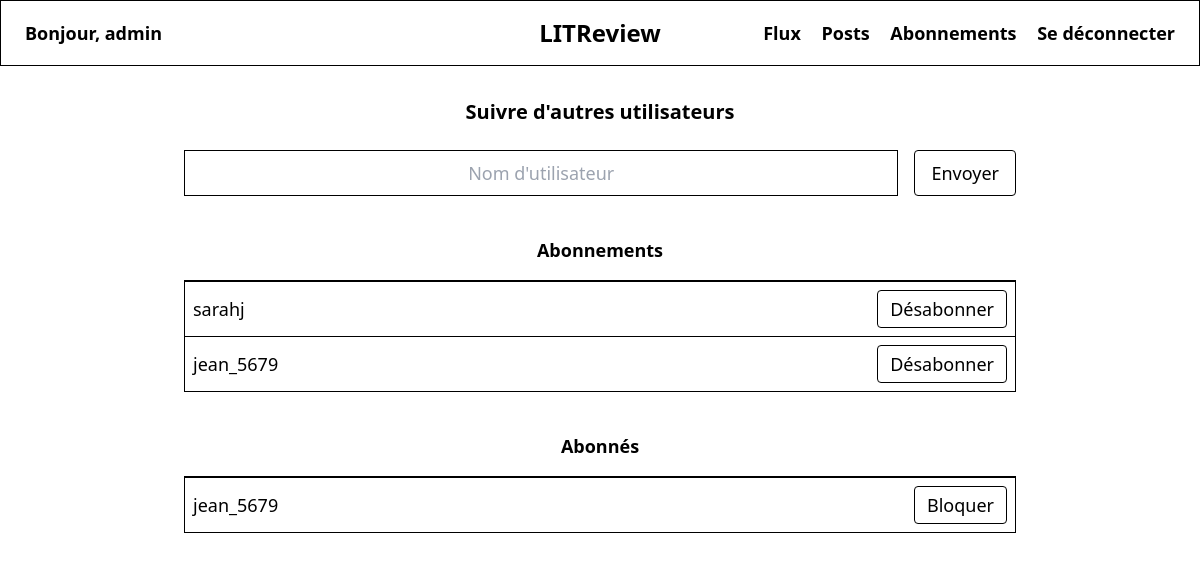
The page /follows/ (signed in) on the database its author committed.
### reviews/models.py (models this page shows, shortened)
class UserFollows(models.Model):
    user = models.ForeignKey(
        to=settings.AUTH_USER_MODEL,
        on_delete=models.CASCADE,
        related_name='following')
    followed_user = models.ForeignKey(
        to=settings.AUTH_USER_MODEL,
        on_delete=models.CASCADE,
        related_name='followed_by')
    is_blocked = models.BooleanField(default=False)
    class Meta:
        unique_together = ('user', 'followed_user',)

### reviews/views.py (the view, shortened to what this page needs)
# urls.py: path('follows/', views.follows_view, name='follows'),
@login_required
def follows_view(request):
    form = FollowUserForm(current_user=request.user)
    follows = request.user.following.filter(is_blocked=False)
    followers = UserFollows.objects.filter(
        followed_user=request.user,
        is_blocked=False
    )
    blocked_users = UserFollows.objects.filter(
        followed_user=request.user,
        is_blocked=True
    )
    return render(request, 'reviews/follows.html', {
        'form': form,
        'follows': follows,
        'followers': followers,
        'blocked_users': blocked_users
    })

### reviews/forms.py (shortened to what this page needs)
class FollowUserForm(forms.Form):
    username = forms.CharField(
        label="Nom d'utilisateur à suivre",
        max_length=150,
        widget=forms.TextInput(attrs={
            'placeholder': "Nom d'utilisateur",
            'class': 'w-full border border-black px-3 py-2 text-center'
        })
    )
    def __init__(self, *args, **kwargs):
        self.current_user = kwargs.pop('current_user', None)
        super().__init__(*args, **kwargs)

### reviews/templates/reviews/follows.html (shortened to what this page needs)
{% extends 'reviews/base.html' %}
{% block page_header_title %}Suivre d'autres utilisateurs{% endblock %}
{% block content %}
<section class="mb-10">
  <form method="post" class="flex justify-center items-center gap-4">
    {{ form.username }}
    <button type="submit" class="border border-black rounded hover:bg-gray-100 px-4 py-2" aria-label="Rechercher et suivre cet utilisateur">Envoyer</button>
  </form>
</section>
<section class="mb-10">
  <h2 class="font-semibold mb-4 text-center">Abonnements</h2>
  <table class="w-full border border-black" role="table" aria-label="Liste de vos abonnements">
    <tbody>
      {% for follow in follows %}
        <tr class="border-t border-black">
          <td class="p-2">{{ follow.followed_user.username }}</td>
          <td class="p-2 text-right">
            <form method="post" action="{% url 'unfollow' follow.id %}">
              <button type="submit" class="border border-black rounded hover:bg-gray-100 px-3 py-1"
                      aria-label="Se désabonner de {{ follow.followed_user.username }}">Désabonner</button>
            </form>
          </td>
        </tr>
      {% empty %}
        <tr><td colspan="2" class="p-2">Vous ne suivez encore personne.</td></tr>
      {% endfor %}
    </tbody>
  </table>
</section>
<section>
  <h2 class="font-semibold mb-4 text-center">Abonnés</h2>
  <table class="w-full border border-black" role="table" aria-label="Liste de vos abonnés">
    <tbody>
      {% for follower in followers %}
        <tr class="border-t border-black">
          <td class="p-2">{{ follower.user.username }}</td>
          <td class="p-2 text-right">
            <form method="post" action="{% url 'block_user' follower.user.id %}"
                  onsubmit="return confirm('Êtes-vous sûr de vouloir bloquer {{ follower.user.username }} ? Cette personne ne pourra plus vous suivre.')"
                  class="inline">
              <button type="submit" class="border border-black rounded hover:bg-gray-100 px-3 py-1"
                      aria-label="Bloquer {{ follower.user.username }}">Bloquer</button>
            </form>
          </td>
        </tr>
      {% empty %}
        <tr><td colspan="2" class="p-2">Aucun abonné.</td></tr>
      {% endfor %}
    </tbody>
  </table>
</section>
{% endblock %}

### reviews/templates/reviews/base.html (shortened to what this page needs)
<!DOCTYPE html>
<html lang="fr">
<head>
  <script src="https://cdn.tailwindcss.com"></script>
</head>
<body class="font-sans">
  <header class="font-bold border border-black px-6 py-4 text-lg">
    <div class="max-w-7xl mx-auto flex items-center justify-between">
      <div class="w-2/5">
        {% if user.is_authenticated %}
          <span>Bonjour, <strong>{{ user.username }}</strong></span>
        {% endif %}
      </div>
      <div class="w-1/5 text-center">
        <a href="{% url 'feed' %}" class="text-2xl font-bold hover:text-blue-600" aria-label="Retour à l'accueil LITReview">LITReview</a>
      </div>
      <div class="w-2/5 text-right">
        {% if user.is_authenticated %}
          <nav class="space-x-4" aria-label="Navigation principale">
            <a href="{% url 'feed' %}" class="hover:text-blue-600">Flux</a>
            <a href="{% url 'posts' %}" class="hover:text-blue-600">Posts</a>
            <a href="{% url 'follows' %}" class="hover:text-blue-600">Abonnements</a>
            <form method="post" action="{% url 'logout' %}" class="inline">
              <button type="submit" class="hover:text-blue-600" aria-label="Se déconnecter de votre compte">Se déconnecter</button>
            </form>
          </nav>
        {% endif %}
      </div>
    </div>
  </header>
  <main class="p-8 max-w-4xl mx-auto" role="main">
    {% block page_header %}
      <h1 class="text-xl font-bold mb-6 text-center">
        {% block page_header_title %}{% endblock %}
      </h1>
    {% endblock %}
    <div class="text-lg">
      {% block content %}{% endblock %}
    </div>
  </main>
</body>
</html>

### rows shown on the page
UserFollows: followed_user.username "sarahj"
UserFollows: followed_user.username "jean_5679"
UserFollows: user.username "jean_5679"

### other values the page prints
{{ user.username }} "admin"
